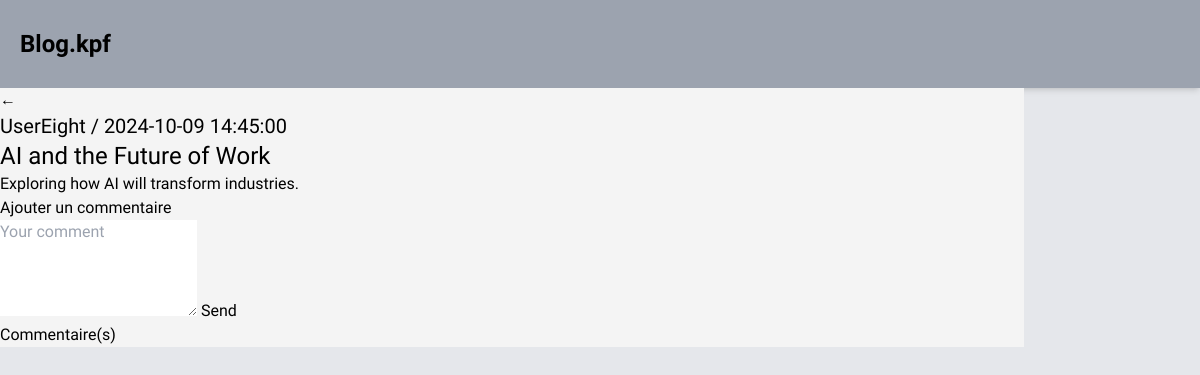
Page /article.php?id=5 (signed in) on the committed database.
### tables this page shows
CREATE TABLE IF NOT EXISTS `article` (
  `id_article` int NOT NULL AUTO_INCREMENT,
  `titre` varchar(255) NOT NULL,
  `description` text NOT NULL,
  `date_article` timestamp NULL DEFAULT CURRENT_TIMESTAMP,
  `id_utilisateur` int DEFAULT NULL,
  PRIMARY KEY (`id_article`),
  KEY `id_utilisateur` (`id_utilisateur`)
);

CREATE TABLE IF NOT EXISTS `utilisateur` (
  `id_utilisateur` int NOT NULL AUTO_INCREMENT,
  `email` varchar(255) NOT NULL,
  `mdp` varchar(255) NOT NULL,
  `pseudo` varchar(100) NOT NULL,
  `admin` tinyint(1) DEFAULT '0',
  PRIMARY KEY (`id_utilisateur`),
  UNIQUE KEY `email` (`email`(191))
);

### src/article.php (the view, shortened to what this page needs)
<?php
require_once('header.php');
$id = isset($_GET['id']) ? (int)$_GET['id'] : 0;
$stmt = $con->prepare("
        SELECT * FROM article
        LEFT JOIN utilisateur ON article.id_utilisateur = utilisateur.id_utilisateur
        LEFT JOIN reference ON article.id_article = reference.id_article
        LEFT JOIN categorie ON reference.id_categorie = categorie.id_categorie
        WHERE article.id_article = :id
;");
$stmt->bindValue(':id', $id, PDO::PARAM_INT);
$stmt->execute();
$article = $stmt->fetchAll(PDO::FETCH_ASSOC);
?>
<!DOCTYPE html>
<html lang="">
<head>
    <link rel="stylesheet" href="style.css">
</head>
<body>
<main class="container">
    <a href="home.php" class="return-button">
        <div class="circle">
            <span class="arrow">&larr;</span>
        </div>
    </a>
    <div class="article-block">
        <h2 class="text-xl"><?php echo htmlspecialchars($article[0]['pseudo']); ?> / <?php echo htmlspecialchars($article[0]['date_article']);?></h2>
        <h1 class="text-2xl"><?php echo htmlspecialchars($article[0]['titre']); ?></h1>
        <p><?php echo nl2br(htmlspecialchars($article[0]['description'])); ?></p>
    </div>
    <div class="add-comment-block">
        <h3>Ajouter un commentaire</h3>
        <form method="POST">
            <textarea name="comment" rows="4" placeholder="Your comment"></textarea>
            <input type="submit" value="Send">
        </form>
    </div>
    <div class="comments-block">
        <h3>Commentaire(s)</h3>
    </div>
</main>
</body>
</html>

### src/style.css (style rules this page uses)
.container { background-color: #f4f4f4; }

### rows in the picture
article: id_utilisateur.pseudo "UserEight", date_article "2024-10-09 14:45:00", titre "AI and the Future of Work", description "Exploring how AI will transform industries."
